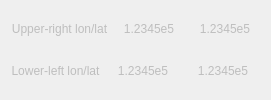
      <widget class="QFrame" name="minMaxLonLatFrame_2">
       <property name="frameShape">
        <enum>QFrame::NoFrame</enum>
       </property>
       <property name="frameShadow">
        <enum>QFrame::Plain</enum>
       </property>
       <layout class="QHBoxLayout" name="_14">
        <item>
         <layout class="QVBoxLayout" name="_15">
          <item>
           <layout class="QHBoxLayout" name="_16">
            <item>
             <widget class="QLabel" name="textLabel9_2_3">
              <property name="enabled">
               <bool>false</bool>
              </property>
              <property name="minimumSize">
               <size>
                <width>0</width>
                <height>15</height>
               </size>
              </property>
              <property name="text">
               <string>Upper-right lon/lat</string>
              </property>
              <property name="alignment">
               <set>Qt::AlignCenter</set>
              </property>
              <property name="wordWrap">
               <bool>false</bool>
              </property>
             </widget>
            </item>
            <item>
             <widget class="QLabel" name="maxLonLabel">
              <property name="enabled">
               <bool>false</bool>
              </property>
              <property name="minimumSize">
               <size>
                <width>70</width>
                <height>0</height>
               </size>
              </property>
              <property name="toolTip">
               <string>&lt;html&gt;&lt;head/&gt;&lt;body&gt;&lt;p&gt;Longitude and latitude of upper-right corner of contours&lt;/p&gt;&lt;/body&gt;&lt;/html&gt;</string>
              </property>
              <property name="text">
               <string>1.2345e5</string>
              </property>
              <property name="alignment">
               <set>Qt::AlignCenter</set>
              </property>
              <property name="wordWrap">
               <bool>false</bool>
              </property>
             </widget>
            </item>
            <item>
             <widget class="QLabel" name="maxLatLabel">
              <property name="enabled">
               <bool>false</bool>
              </property>
              <property name="minimumSize">
               <size>
                <width>70</width>
                <height>0</height>
               </size>
              </property>
              <property name="toolTip">
               <string>Longitude and latitude of upper-right corner of contours</string>
              </property>
              <property name="text">
               <string>1.2345e5</string>
              </property>
              <property name="alignment">
               <set>Qt::AlignCenter</set>
              </property>
              <property name="wordWrap">
               <bool>false</bool>
              </property>
             </widget>
            </item>
           </layout>
          </item>
          <item>
           <layout class="QHBoxLayout" name="_17">
            <item>
             <widget class="QLabel" name="textLabel9_2_2_3">
              <property name="enabled">
               <bool>false</bool>
              </property>
              <property name="minimumSize">
               <size>
                <width>0</width>
                <height>15</height>
               </size>
              </property>
              <property name="text">
               <string>Lower-left lon/lat</string>
              </property>
              <property name="alignment">
               <set>Qt::AlignCenter</set>
              </property>
              <property name="wordWrap">
               <bool>false</bool>
              </property>
             </widget>
            </item>
            <item>
             <widget class="QLabel" name="minLonLabel">
              <property name="enabled">
               <bool>false</bool>
              </property>
              <property name="minimumSize">
               <size>
                <width>70</width>
                <height>0</height>
               </size>
              </property>
              <property name="toolTip">
               <string>longitude and latitude of lower-left corner of contours</string>
              </property>
              <property name="text">
               <string>1.2345e5</string>
              </property>
              <property name="alignment">
               <set>Qt::AlignCenter</set>
              </property>
              <property name="wordWrap">
               <bool>false</bool>
              </property>
             </widget>
            </item>
            <item>
             <widget class="QLabel" name="minLatLabel">
              <property name="enabled">
               <bool>false</bool>
              </property>
              <property name="minimumSize">
               <size>
                <width>70</width>
                <height>0</height>
               </size>
              </property>
              <property name="toolTip">
               <string>&lt;html&gt;&lt;head/&gt;&lt;body&gt;&lt;p&gt;longitude and latitude of lower-left corner of contours&lt;/p&gt;&lt;/body&gt;&lt;/html&gt;</string>
              </property>
              <property name="text">
               <string>1.2345e5</string>
              </property>
              <property name="alignment">
               <set>Qt::AlignCenter</set>
              </property>
              <property name="wordWrap">
               <bool>false</bool>
              </property>
             </widget>
            </item>
           </layout>
          </item>
         </layout>
        </item>
       </layout>
      </widget>
